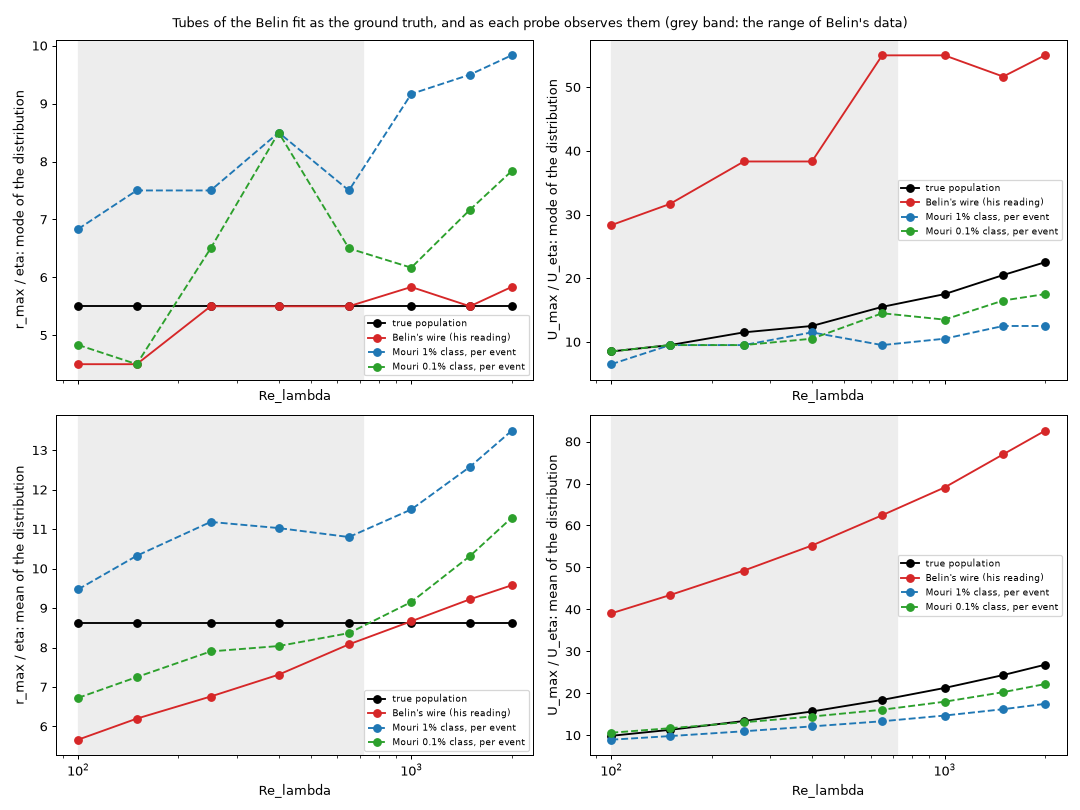

Here is the Python script that generated this plot:
"""belin_range_numbers.py  v01  The tubes of the fit to Belin et al. (1996) taken as the ground truth, over a range of Re_lambda: the true r_max and U_max (mode and mean of the generated population) and the same quantities as the probes observe them.
Population  chord_belin_sens.py with the fitted inputs: r_max lognormal (median 7.29 eta, ln-width 0.58), U_max = 2.58 x 0.769 Re_lambda^(1/3) U_eta x lognormal (0.38).  The mode and the mean are of the distribution itself, no median.
Probes      (a) Belin's wire: the events that pass his gradient cut and can be read; r = half the spacing of the extrema, U = dS / (2 x 0.14) (his rule), as in belin_results.py.
            (b) a crossed wire with Mouri's selection (Mouri et al. 2007): events whose increment of the transverse velocity over the sampling interval dx_s (boxcar of 1 mm) is above the threshold that holds 1% (k = 3.6 sigma) or 0.1% (k = 6.4 sigma) of the increments;
                each event is observed on its own trace: r = half the distance between the extrema of the smoothed signal within +-10 R (R = r_max / 1.585, the core size of the tube itself) of the steepest increment, U = half the peak-to-peak value.  dx_s / eta and probe / eta follow Mouri's table (log Re_lambda interpolation, constant outside 332-1934).
            Weights are the footprint weights of the importance sampling, as everywhere in the model.  The model has no background turbulence, and the Re_lambda above 718 are extrapolations of the Belin tubes.
Output      belin_range_numbers.json, belin_range_numbers.png
Usage       python belin_range_numbers.py [--n 40000]
Versions    M01 m01.v02 (2026-11-13): the window of the extrema is +-10 R of each tube (was a fixed 12 eta, which put a spike of events at the window edge).
"""
import argparse
import json
import math
import os
import sys

import matplotlib
matplotlib.use("Agg")
import matplotlib.pyplot as plt
import numpy as np

HERE = os.path.dirname(os.path.abspath(__file__))
sys.path.insert(0, HERE)
import chord_belin_volume as cbv      # noqa: E402
import chord_belin_sens_fit as sf     # noqa: E402
import chord_mouri as cm              # noqa: E402
import belin_results as br            # noqa: E402

RE_RANGE = (100, 150, 250, 400, 650, 1000, 1500, 2000)
K1, K01 = 3.6, 6.4                    # thresholds of the 1% and 0.1% classes, in standard deviations of the increment (Mouri et al. 2007, Table II: 3.5-3.7, 6.0-6.7)
WIN = 10.0                            # in units of R = r_max / 1.585 of each tube: the extrema are looked for within +-10 R of the steepest increment
LOGRE = np.log([m[0] for m in cm.MOURI])
SEP = [m[2] / m[1] for m in cm.MOURI]
PROBE = [0.1 / m[1] for m in cm.MOURI]


def mouri_setup(Rl):
    return float(np.interp(np.log(Rl), LOGRE, SEP)), float(np.interp(np.log(Rl), LOGRE, PROBE))


def mouri_events(Rl, cfg, n, seed=31):
    """Per-event observation of the Mouri classes: weights, true r and U, observed r and U, and the peak increment in sigma."""
    rng = np.random.default_rng(seed)
    sep, probe = mouri_setup(Rl)
    r = np.exp(math.log(cfg["r_median"]) + cfg["r_sigma"] * rng.standard_normal(n))
    umax = 0.769 * Rl ** (1 / 3) * cfg["umax_scale"] * np.exp(cfg["u_sigma"] * rng.standard_normal(n))
    width = r / cbv.RATIO
    old = cbv.CUT
    cbv.CUT = K1 * cm.SIGMA_GT / cbv.SIGMA_GRADIENT
    reach = cbv.reach(r, umax)
    cbv.CUT = old
    b = rng.uniform(-reach, reach)
    sa = rng.uniform(-1, 1, n)
    phi = rng.uniform(0, 2 * math.pi, n)
    w = np.sqrt(1 - sa ** 2) * reach
    step = cbv.STEP * width
    r_obs, u_obs, peak = np.zeros(n), np.zeros(n), np.zeros(n)
    for start in range(0, n, 1000):
        sl = slice(start, start + 1000)
        v = cbv.signal(np.arcsin(sa[sl]), phi[sl], b[sl] / width[sl]) * (umax[sl] / cbv.GMAX)[:, None, None]
        S = v[:, :, 1]
        Ssm = cm.box_smooth(S, np.maximum(np.round(0.5 * probe / step[sl]).astype(int), 0))
        d = np.maximum(np.round(sep / step[sl]).astype(int), 1)
        inc = np.abs(cm.increment(Ssm, d))
        x0 = np.argmax(inc, axis=1)
        peak[sl] = inc[np.arange(len(x0)), x0] / (cm.SIGMA_GT * sep)
        xs = (cbv.GRID[None, :] - cbv.GRID[x0][:, None]) * width[sl][:, None]
        inside = np.abs(xs) <= WIN * width[sl][:, None]
        ih, il = np.argmax(np.where(inside, Ssm, -np.inf), axis=1), np.argmin(np.where(inside, Ssm, np.inf), axis=1)
        rows = np.arange(len(ih))
        r_obs[sl] = 0.5 * np.abs(xs[rows, ih] - xs[rows, il])
        u_obs[sl] = 0.5 * (Ssm[rows, ih] - Ssm[rows, il])
    return dict(w=w, r=r, umax=umax, r_obs=r_obs, u_obs=np.abs(u_obs), peak=peak, sep=sep, probe=probe)


def md(v, w, hi, nbin=120):
    """Mode (the maximum of the weighted histogram, 120 bins from 0 to hi) and mean."""
    h = np.histogram(v, np.linspace(0, hi, nbin + 1), weights=w)[0]
    k = int(np.argmax(h))
    return dict(mode=float(0.5 * (2 * k + 1) * hi / nbin), mean=float(np.sum(v * w) / np.sum(w)))


def fmt(q):
    return "none" if q is None else "r %.2f/%.2f U %.1f/%.1f" % (q["r"]["mode"], q["r"]["mean"], q["U_over_Ueta"]["mode"], q["U_over_Ueta"]["mean"])


def main():
    ap = argparse.ArgumentParser()
    ap.add_argument("--n", type=int, default=40000)
    ap.add_argument("--params", type=float, nargs=4, default=[7.29, 0.58, 2.58, 0.38])
    args = ap.parse_args()
    cfg = sf.config(np.log(np.array(args.params)))
    out = []
    for Rl in RE_RANGE:
        nb, res = br.numbers(Rl, cfg, args.n)
        row = dict(Re_lambda=Rl, U_eta_cm_s=res["ue"], true=dict(r=nb["r_population"], U_over_Ueta=nb["U_population"]),
                   belin_probe=dict(r=nb["r_read"], U_over_Ueta=nb["U_belin"], share_of_hits_read=nb["share_read_of_selected"]))
        ev = mouri_events(Rl, cfg, args.n)
        for name, k in (("mouri_1pc", K1), ("mouri_01pc", K01)):
            m = ev["peak"] >= k
            if m.sum() < 50:
                row[name] = None
                continue
            row[name] = dict(r=md(ev["r_obs"][m], ev["w"][m], 40), U_over_Ueta=md(ev["u_obs"][m], ev["w"][m], 120), true_r=md(ev["r"][m], ev["w"][m], 40),
                             true_U_over_Ueta=md(ev["umax"][m], ev["w"][m], 120), events=int(m.sum()), share_of_weight=float(ev["w"][m].sum() / ev["w"].sum()))
        row["mouri_sep_eta"], row["mouri_probe_eta"] = ev["sep"], ev["probe"]
        out.append(row)
        print("Re_lambda %d: true r %.2f/%.2f U %.1f/%.1f | Belin r %.2f/%.2f U %.1f/%.1f | 1%%: %s | 0.1%%: %s" % (
            Rl, row["true"]["r"]["mode"], row["true"]["r"]["mean"], row["true"]["U_over_Ueta"]["mode"], row["true"]["U_over_Ueta"]["mean"],
            row["belin_probe"]["r"]["mode"], row["belin_probe"]["r"]["mean"], row["belin_probe"]["U_over_Ueta"]["mode"], row["belin_probe"]["U_over_Ueta"]["mean"],
            fmt(row["mouri_1pc"]), fmt(row["mouri_01pc"])), flush=True)
    with open(os.path.join(HERE, "belin_range_numbers.json"), "w") as f:
        json.dump(out, f, indent=1)
    fig, ax = plt.subplots(2, 2, figsize=(12, 9), sharex=True)
    series = [("true population", lambda r: r["true"], "k", "-"), ("Belin's wire (his reading)", lambda r: r["belin_probe"], "tab:red", "-"),
              ("Mouri 1% class, per event", lambda r: r["mouri_1pc"], "tab:blue", "--"), ("Mouri 0.1% class, per event", lambda r: r["mouri_01pc"], "tab:green", "--")]
    for col, key, ylabel in ((0, "r", "r_max / eta"), (1, "U_over_Ueta", "U_max / U_eta")):
        for row_i, stat in enumerate(("mode", "mean")):
            a = ax[row_i, col]
            for name, get, colour, ls in series:
                pts = [(r["Re_lambda"], get(r)[key][stat]) for r in out if get(r) is not None]
                a.plot(*zip(*pts), "o" + ls, color=colour, label=name)
            a.axvspan(100, 718, color="0.93", zorder=0)
            a.set_xscale("log")
            a.set_ylabel("%s: %s of the distribution" % (ylabel, stat))
            a.set_xlabel("Re_lambda")
            a.legend(fontsize=7)
    fig.suptitle("Tubes of the Belin fit as the ground truth, and as each probe observes them (grey band: the range of Belin's data)", fontsize=10)
    fig.tight_layout()
    fig.savefig(os.path.join(HERE, "belin_range_numbers.png"), dpi=90)


if __name__ == "__main__":
    main()
